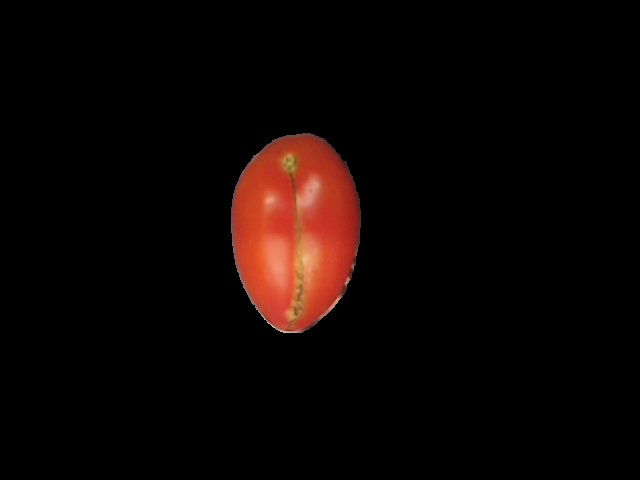
#> input picture data/raw/damaged/damaged (132).jpg, 640 x 480 px; its folder holds only this picture in this run
$ python duplicate_and_transform_img.py
#> lines starting #> are read from the running program, lines starting #| are printed output that depends on the picture
from PIL import Image
from pathlib import Path
from random import choice, randint

path = Path("./dataset_400/damaged")
dir_images = list(path.iterdir())
n_duplicates = 1

for i in range(n_duplicates):
  path_img =  choice(dir_images)
  img = Image.open(path_img)
#> img is the input picture: PIL image 640x480 RGB; mean R, G, B 12.6, 5, 3.3

  ran = randint(0, 3)
  new_img = img.rotate(90 * ran, expand=True)
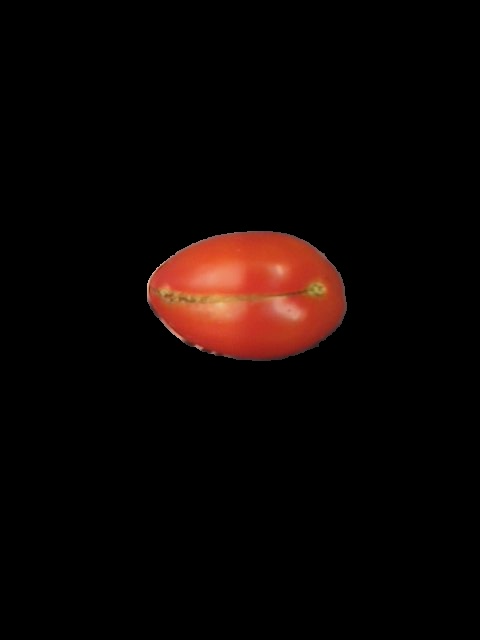
#> new_img: PIL image 480x640 RGB; mean R, G, B 12.6, 5, 3.3
  ran = randint(0, 1)
  if ran == 1:
    new_img = new_img.transpose(Image.FLIP_LEFT_RIGHT)
  new_img.save(path_img.with_name(path_img.stem + '-duplex' + path_img.suffix))

$ run again, on data/raw/damaged/damaged (213).jpg
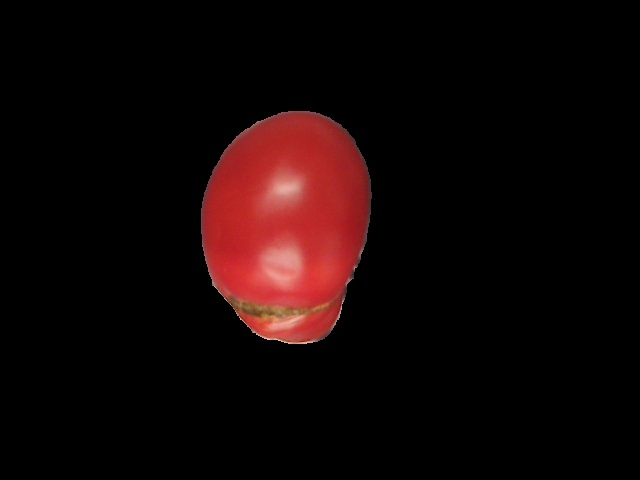
#> input picture data/raw/damaged/damaged (213).jpg, 640 x 480 px
#> img is the input picture: PIL image 640x480 RGB; mean R, G, B 18.4, 5.8, 5.6
#> `new_img = img.rotate(90 * ran, expand=True)`:
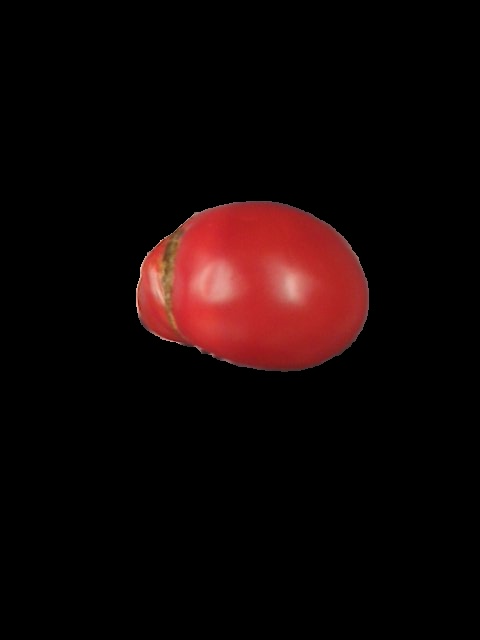
#> new_img: PIL image 480x640 RGB; mean R, G, B 18.4, 5.8, 5.6
